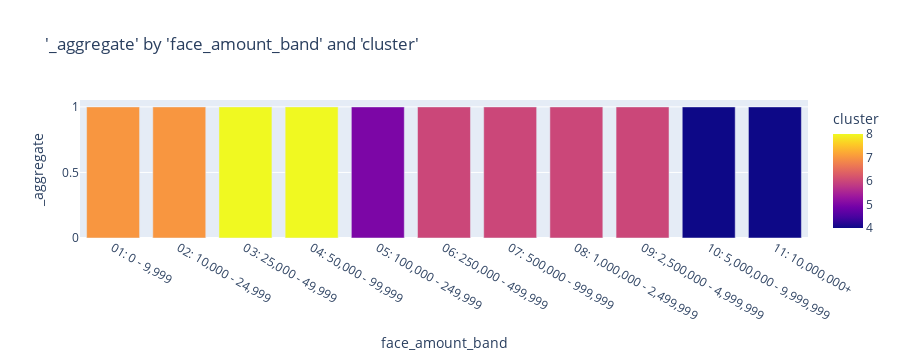

Notebook code for this chart:
### Code cell
charters.chart(
    df=model_data,
    x_axis="face_amount_band",
    y_axis="_aggregate",
    color="cluster",
    type="bar",
    display=True,
    agg="mean",
)

### Figure 1 — Plotly figure (JSON) as saved in the notebook; plotly's stock layout.template omitted (floating-point values rounded to 4 significant figures)
{"data": [{"alignmentgroup": "True", "hovertemplate": "face_amount_band=%{x}<br>_aggregate=%{y}<br>cluster=%{marker.color}<extra></extra>", "legendgroup": "", "marker": {"color": [7, 7, 8, 8, 5, 6, 6, 6, 6, 4, 4], "coloraxis": "coloraxis", "pattern": {"shape": ""}}, "name": "", "offsetgroup": "", "orientation": "v", "showlegend": false, "textposition": "auto", "type": "bar", "x": ["01: 0 - 9,999", "02: 10,000 - 24,999", "03: 25,000 - 49,999", "04: 50,000 - 99,999", "05: 100,000 - 249,999", "06: 250,000 - 499,999", "07: 500,000 - 999,999", "08: 1,000,000 - 2,499,999", "09: 2,500,000 - 4,999,999", "10: 5,000,000 - 9,999,999", "11: 10,000,000+"], "xaxis": "x", "y": [1, 1, 1, 1, 1, 1, 1, 1, 1, 1, 1], "yaxis": "y"}], "layout": {"autosize": true, "barmode": "relative", "coloraxis": {"colorbar": {"title": {"text": "cluster"}}, "colorscale": [[0, "#0d0887"], [0.1111, "#46039f"], [0.2222, "#7201a8"], [0.3333, "#9c179e"], [0.4444, "#bd3786"], [0.5556, "#d8576b"], [0.6667, "#ed7953"], [0.7778, "#fb9f3a"], [0.8889, "#fdca26"], [1, "#f0f921"]]}, "height": 360, "legend": {"tracegroupgap": 0}, "title": {"text": "'_aggregate' by 'face_amount_band' and 'cluster'"}, "xaxis": {"anchor": "y", "autorange": true, "domain": [0, 1], "range": [-0.5, 10.5], "title": {"text": "face_amount_band"}, "type": "category"}, "yaxis": {"anchor": "x", "autorange": true, "domain": [0, 1], "range": [0, 1.053], "title": {"text": "_aggregate"}, "type": "linear"}}}
